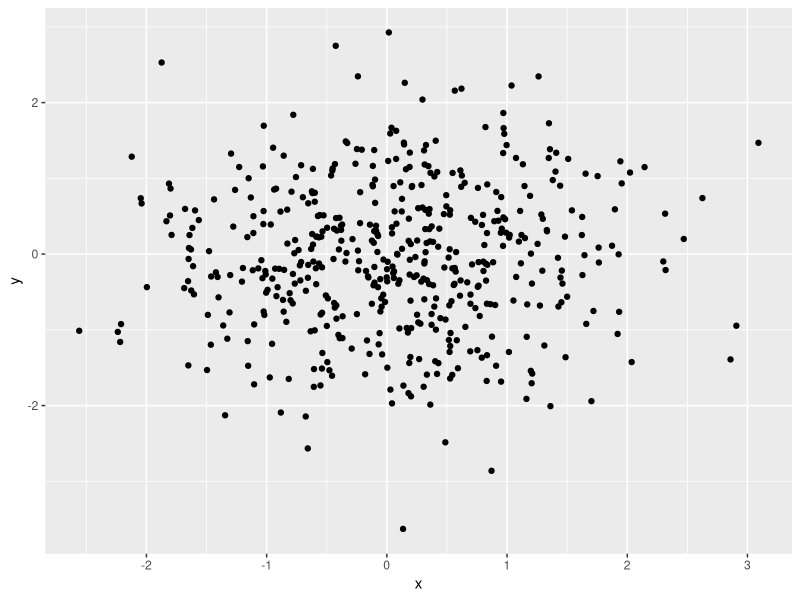
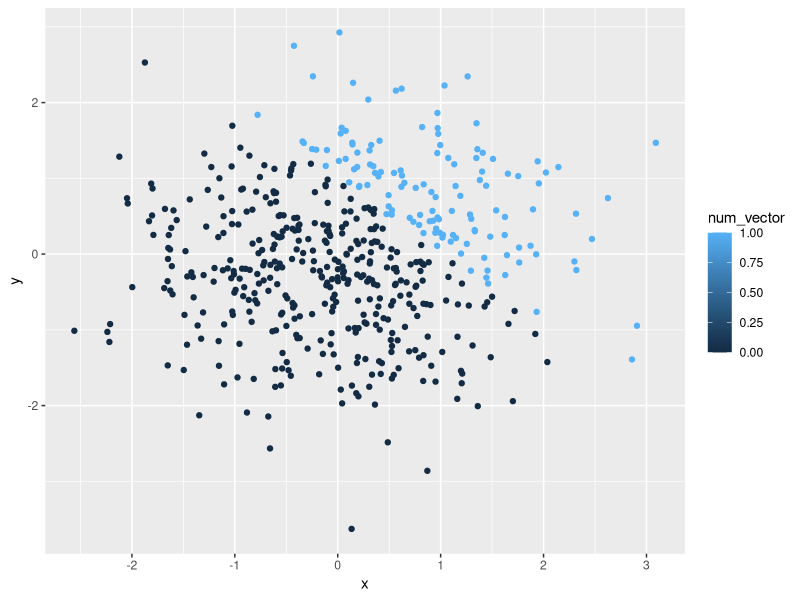
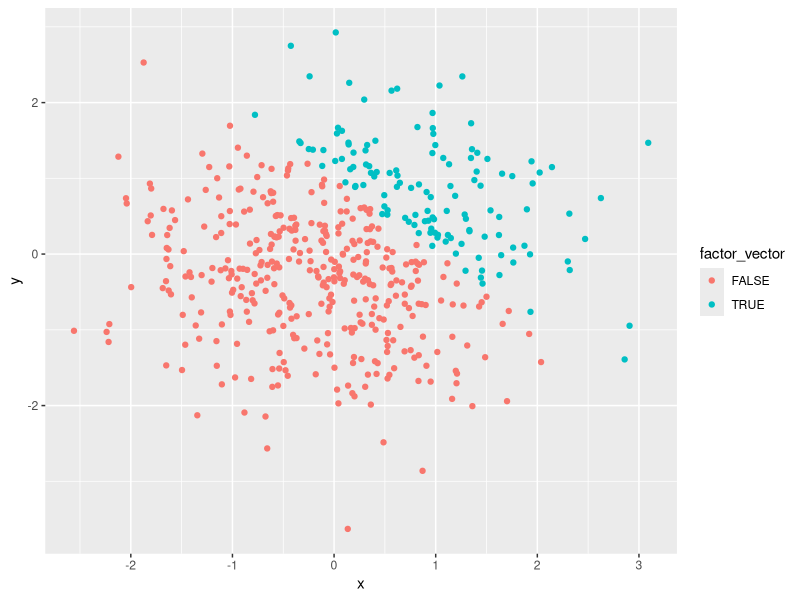

The R source for these figures, in order:
## ---- chunk 1
library(tidyverse)
## ---- chunk 2
eight_rand_df = tibble(
  norm_samp = rnorm(8),
  vec_logical = norm_samp > 0,
  vec_char = c("I", "enjoy", "yoga", "cookies", "nature", "dogs", "sunshine", "family"),
  vec_factor = factor(c("orange", "orange", "orange", "orange","blue", "blue", "blue", "magenta" )))

mean(pull(eight_rand_df, norm_samp))

mean(pull(eight_rand_df, vec_logical))

mean(pull(eight_rand_df, vec_char))

mean(pull(eight_rand_df, vec_factor))
## ---- chunk 3
numeric_eight_rand_df = tibble(
  norm_samp = rnorm(8),
  vec_logical = as.numeric(norm_samp > 0), 
  norm_samp1 = (vec_logical * norm_samp)) 
  
 logical_eight_rand_df = tibble(
  norm_samp = rnorm(8),
  vec_logical = factor(norm_samp > 0), 
  norm_samp2 = (vec_logical * norm_samp)) 

factor_and_numeric_eight_rand_df = tibble(
  norm_samp = rnorm(8),
  vec_logical = factor(norm_samp > 0),
  vec_logical1 = as.numeric(vec_logical),
  norm_samp3 = (vec_logical1 * norm_samp)) 
## ---- chunk 4
plot_df = tibble(
  x = rnorm(500), 
  y = rnorm(500), 
  vec_logical = (x + y > 1), 
  num_vector = as.numeric(vec_logical), 
  factor_vector = factor(vec_logical)
)

mean_samp = mean(pull(plot_df, x))

median_samp = median(pull(plot_df, x))

stdev_samp = sd(pull(plot_df, x))

##needs Attention 

plot_df %>%
  group_by(vec_logical) %>%
  summarise(n = n()) %>%
  mutate(prop = n / sum(n))

##proportion = prop.test(pull(plot_df, vec_logical))
## ---- chunk 5
ggplot(plot_df, aes(x = x, y = y)) + geom_point()

ggplot(plot_df, aes(x = x, y = y, color = num_vector)) + geom_point()

ggplot(plot_df, aes(x = x, y = y, color = factor_vector)) + geom_point()

##ggsave(ggplot(plot_df, aes(x = x, y = y)) + geom_point())
